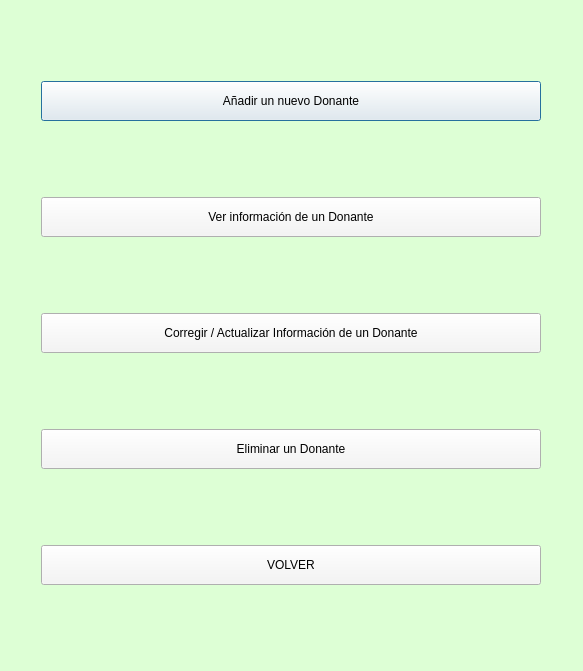
<?xml version="1.0" encoding="UTF-8"?>
<ui version="4.0">
 <class>MENU_DONANTE</class>
 <widget class="QDialog" name="MENU_DONANTE">
  <property name="geometry">
   <rect>
    <x>0</x>
    <y>0</y>
    <width>583</width>
    <height>671</height>
   </rect>
  </property>
  <property name="windowTitle">
   <string>Dialog</string>
  </property>
  <property name="styleSheet">
   <string notr="true">background-color: rgb(221, 255, 213);</string>
  </property>
  <layout class="QGridLayout" name="gridLayout">
   <item row="0" column="0">
    <widget class="QPushButton" name="BotonNuevoDon">
     <property name="minimumSize">
      <size>
       <width>0</width>
       <height>40</height>
      </size>
     </property>
     <property name="maximumSize">
      <size>
       <width>500</width>
       <height>16777215</height>
      </size>
     </property>
     <property name="styleSheet">
      <string notr="true">background-color: rgb(245, 245, 245);</string>
     </property>
     <property name="text">
      <string>Añadir un nuevo Donante</string>
     </property>
    </widget>
   </item>
   <item row="1" column="0">
    <widget class="QPushButton" name="BotonVerDon">
     <property name="minimumSize">
      <size>
       <width>40</width>
       <height>40</height>
      </size>
     </property>
     <property name="maximumSize">
      <size>
       <width>500</width>
       <height>40</height>
      </size>
     </property>
     <property name="styleSheet">
      <string notr="true">background-color: rgb(245, 245, 245);</string>
     </property>
     <property name="text">
      <string>Ver información de un Donante</string>
     </property>
    </widget>
   </item>
   <item row="2" column="0">
    <widget class="QPushButton" name="BotonEditarDon">
     <property name="minimumSize">
      <size>
       <width>0</width>
       <height>40</height>
      </size>
     </property>
     <property name="maximumSize">
      <size>
       <width>500</width>
       <height>16777215</height>
      </size>
     </property>
     <property name="styleSheet">
      <string notr="true">background-color: rgb(245, 245, 245);</string>
     </property>
     <property name="text">
      <string>Corregir / Actualizar Información de un Donante</string>
     </property>
    </widget>
   </item>
   <item row="3" column="0">
    <widget class="QPushButton" name="BotonEliminarDon">
     <property name="minimumSize">
      <size>
       <width>0</width>
       <height>40</height>
      </size>
     </property>
     <property name="maximumSize">
      <size>
       <width>500</width>
       <height>16777215</height>
      </size>
     </property>
     <property name="styleSheet">
      <string notr="true">background-color: rgb(245, 245, 245);</string>
     </property>
     <property name="text">
      <string>Eliminar un Donante</string>
     </property>
    </widget>
   </item>
   <item row="4" column="0">
    <widget class="QPushButton" name="BotonVolver">
     <property name="minimumSize">
      <size>
       <width>0</width>
       <height>40</height>
      </size>
     </property>
     <property name="maximumSize">
      <size>
       <width>500</width>
       <height>16777215</height>
      </size>
     </property>
     <property name="styleSheet">
      <string notr="true">background-color: rgb(245, 245, 245);</string>
     </property>
     <property name="text">
      <string>VOLVER</string>
     </property>
    </widget>
   </item>
  </layout>
 </widget>
 <resources/>
 <connections/>
</ui>
